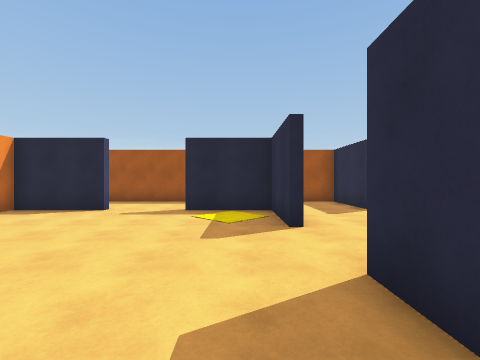
[1] (above)

22 first-person views from a walk through a Unity game level. The camera is 1.5 m above the floor, looks level and sees 90° across. The floor is counted in squares, 1.8 m on a side. Each view is taken from the middle of a square. On the plan, view 1 faces up. The plan holds only what a view shows up to about 10 squares ahead; the rest is blank. The player character is not drawn. Some animated figures are left out.

[2]
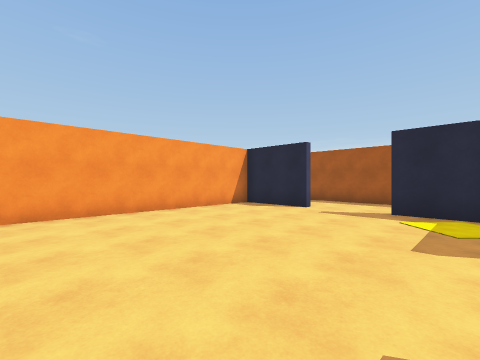

[3]
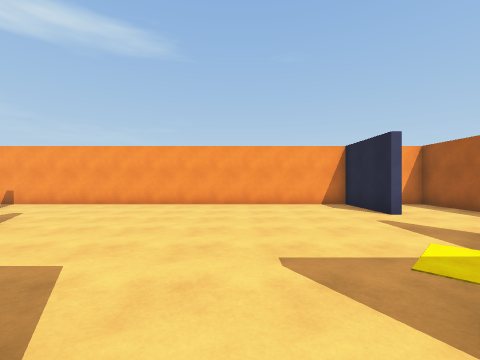

[4]
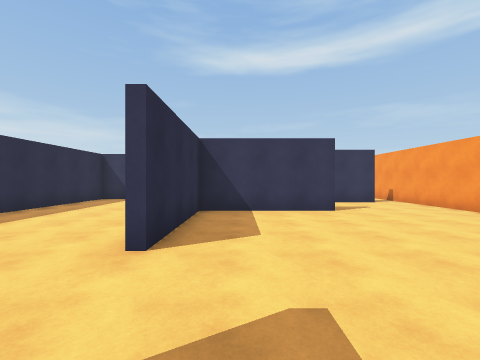

[5]
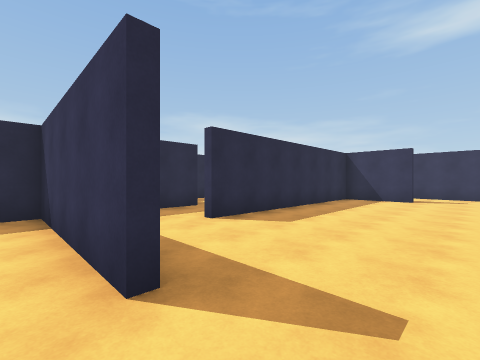

[6]
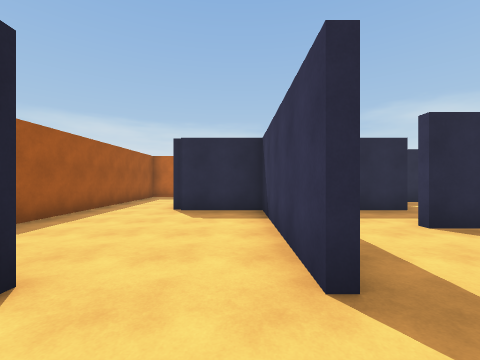

[7]
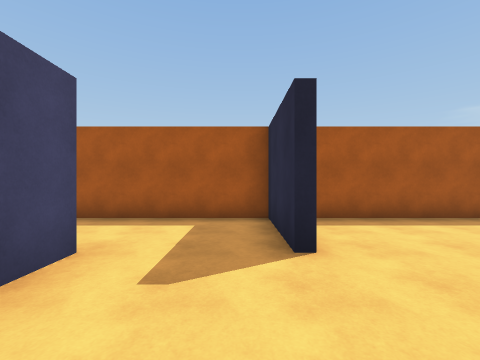

[8]
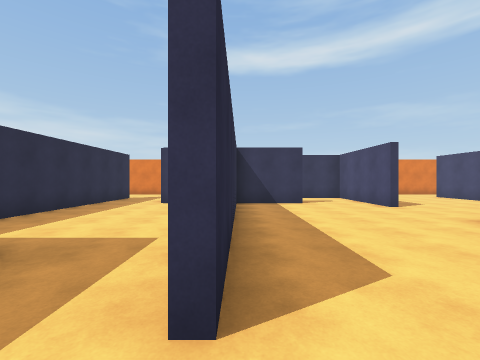

[9]
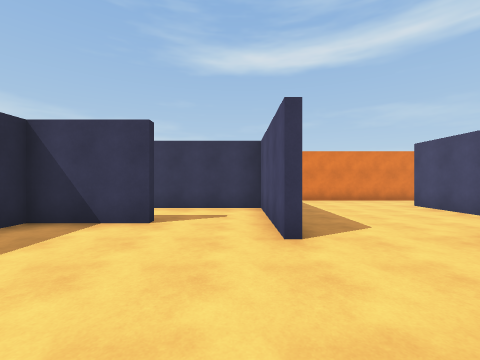

[10]
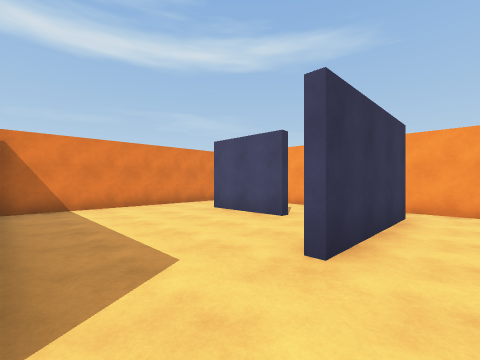

[11]
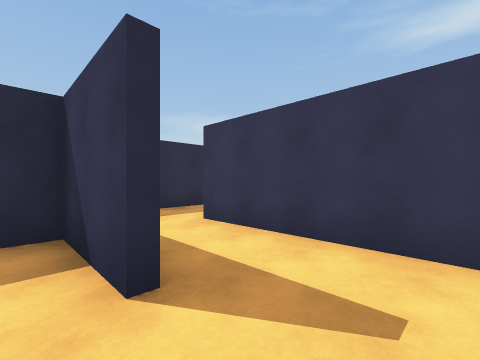

[12]
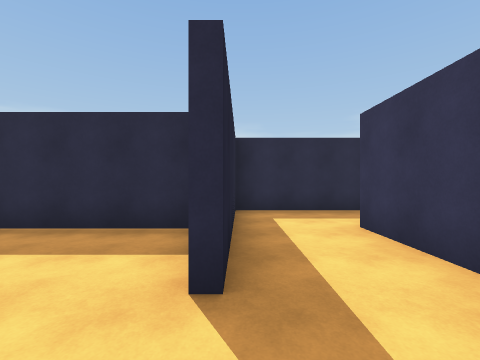

[13]
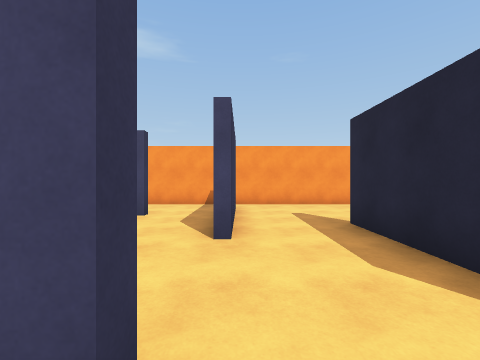

[14]
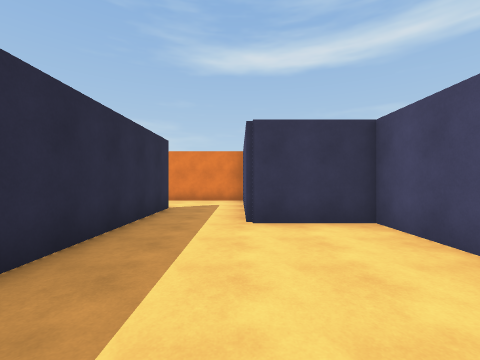

[15]
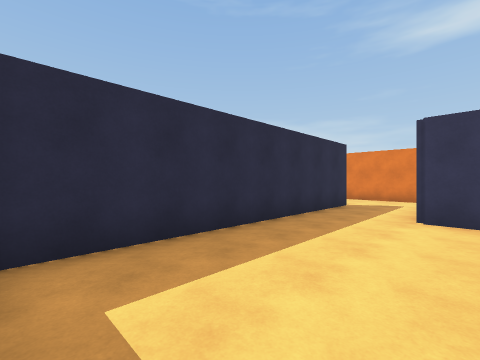

[16]
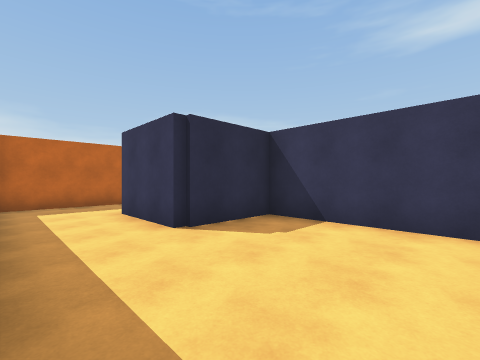

[17]
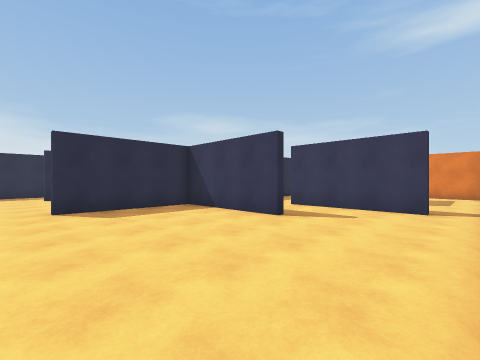

[18]
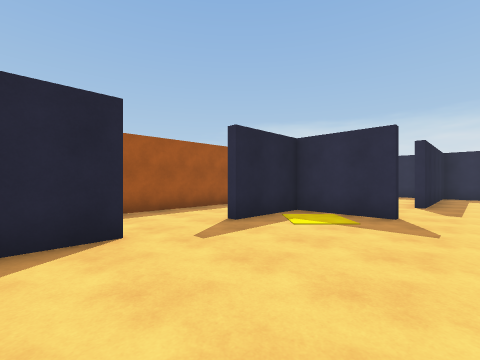

[19]
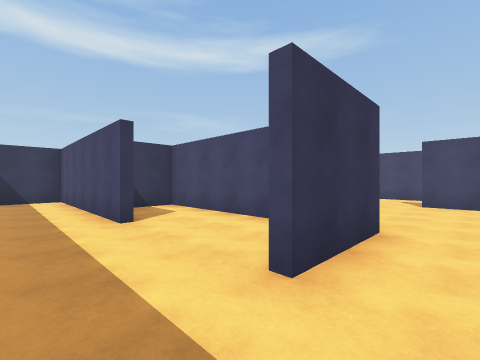

[20]
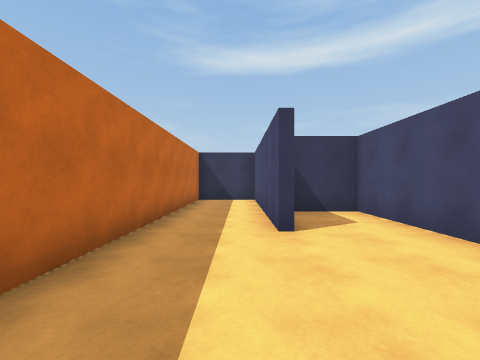

[21]
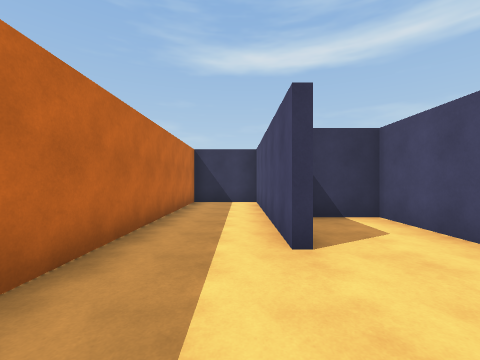

[22]
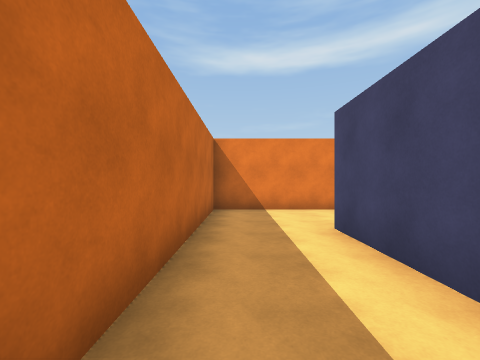

### Floor plan
Points are (right, up) in squares from view 1. A wall is a line through its corners. A room is listed if a view was taken in it or the views show most of it. See-through windows are left out.
Room 1 (views 1, 2, 4, 17, 18)
walls: (-2.6, -1.6) (1.1, -1.6) (1.1, 2.1); (-1.6, -1.9) (-2.6, -1.9); (0.9, 4.2) (0.9, 6.6) (-1.5, 6.6); (-3.8, 6.6) (-6.2, 6.6) (-6.2, -3.4); (-5.1, -4.1) (-1.4, -4.1)
ways out: opening at (1, 3.5) to room 2; opening at (-2, -3) to room 3; opening at (-2.5, 7) to room 9; opening at (-6, -4) to room 10
Room 2 (views 3, 5, 6, 7, 8, 9, 11, 12, 13)
walls: (1.4, -4.4) (1.4, -6.6); (3.6, -5.6) (6.1, -5.6) (6.1, 1.8); (1.1, 6.8) (1.1, 5.6)
ways out: opening at (1, 3.5) to room 1; opening at (1, -3.5) to room 3; opening at (6, 2.5) to room 5; opening at (4, 5.5) to room 6; opening at (2.5, 7) to room 9; opening at (2.5, -6)
Room 3 (view 10)
walls: (-3.6, -6.2) (-3.6, -8.8); (-3.5, -10.7) (1, -10.7); (-0.1, -1.9) (-1.6, -1.9)
ways out: opening at (-2, -3) to room 1; opening at (1, -3.5) to room 2; opening at (-4, -5.5) to room 10; opening at (-4, -9.5)
Room 4 (view 14)
walls: (6.4, -3.6) (6.4, -5.6) (8.9, -5.6) (8.9, -8.2); (11.1, -8.1) (11.1, 0); (8.9, -10.7) (11.5, -10.7)
ways out: opening at (7.5, 0.5) to room 5; opening at (11, -9.5) to room 8
Room 5 (view 15)
walls: (8.6, 0.2) (8.6, 3.5)
ways out: opening at (6, 2.5) to room 2; opening at (7.5, 0.5) to room 4
Room 6 (views 16, 19, 20)
walls: (3.9, 8) (3.9, 6.8); (12, 9.2) (4.6, 9.2); (3.8, 4.4) (8.6, 4.4) (8.6, 6.9) (11.2, 6.9); (13.7, 6.5) (13.7, 9)
ways out: opening at (4, 5.5) to room 2; opening at (12.5, 7) to room 7
Room 7 (view 21)
walls: (11.4, 3.1) (11.4, -3.1) (13.7, -3.1) (13.7, 6.5); (8.9, 4.8) (8.9, 0.6) (10.6, 0.6)
ways out: opening at (12.5, 7) to room 6
Room 8 (view 22)
walls: (11.4, -5.6) (11.4, -8.1); (11.5, -10.7) (13.7, -10.7) (13.7, -4.6)
ways out: opening at (11, -9.5) to room 4
Room 9 (no view inside)
walls: (3.7, 6.8) (3.7, 9.2) (-6.2, 9.2) (-6.2, 8.5)
ways out: opening at (-2.5, 7) to room 1; opening at (2.5, 7) to room 2
Room 10 (no view inside)
walls: (-6.2, -3.4) (-6.2, -6.4)
ways out: opening at (-6, -4) to room 1; opening at (-4, -5.5) to room 3; opening at (-5.5, -7.5)

Positions as (right, up) in squares from view 1, and headings:
1: (0, 0), facing up
2: (0, 0), facing up-left
3: (2, 3), facing left
4: (0, 5), facing down
5: (2, 5), facing down-right
6: (2, 5), facing right
7: (3, 4), facing up
8: (6, 3), facing down
9: (2, -1), facing down
10: (1, -3), facing down-left
11: (2, -5), facing down-right
12: (2, -6), facing right
13: (2, -4), facing left
14: (9, -1), facing down
15: (8, 0), facing down-right
16: (5, 9), facing down-right
17: (-6, 3), facing down-right
18: (-5, 3), facing up-right
19: (13, 8), facing down-left
20: (12, 7), facing down
21: (12, 6), facing down
22: (13, -4), facing down
